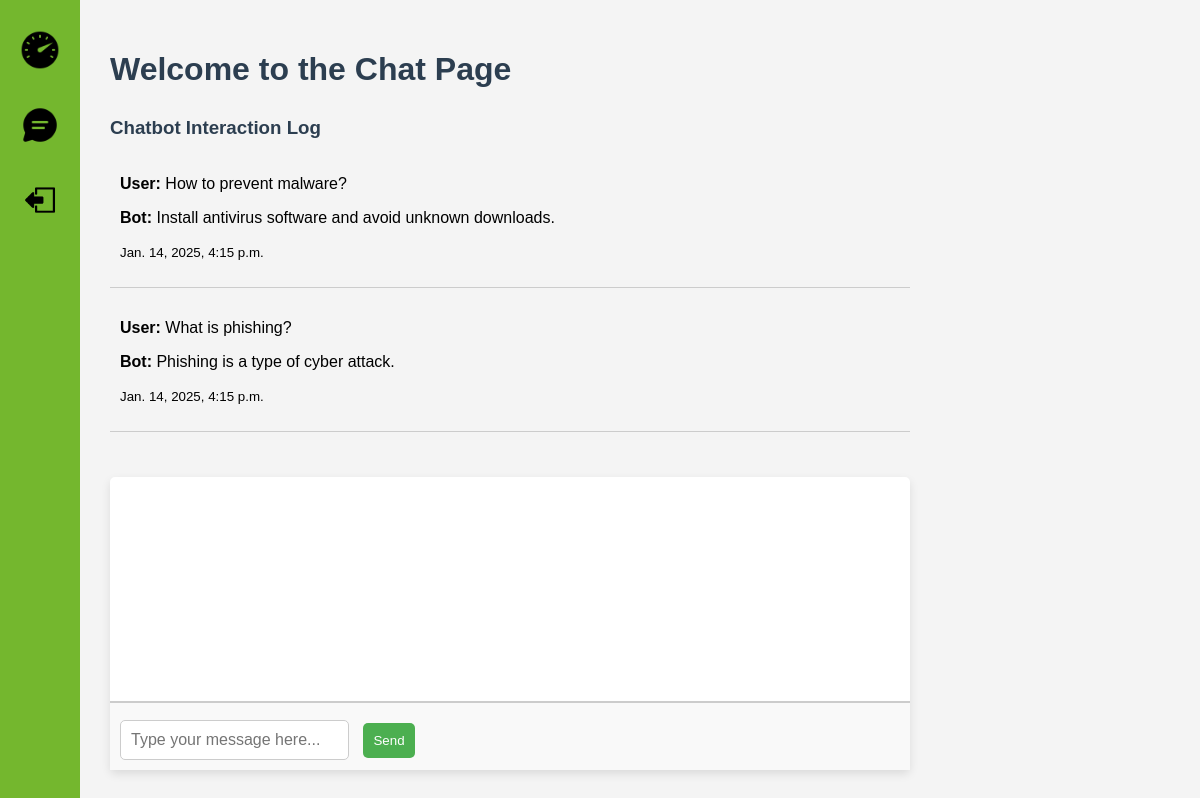
Screenshot of /chat/chat/ (signed in) with the database file from the repository.
### chat/models.py (models this page shows, shortened)
class ChatHistory(models.Model):
    user = models.ForeignKey(User, on_delete=models.CASCADE)
    message = models.TextField()
    response = models.TextField()
    timestamp = models.DateTimeField(auto_now_add=True)

### chat/views.py (the view)
# urls.py: path('chat/', views.chat_view, name='chat'),
@login_required
def chat_view(request):
    chat_history = ChatHistory.objects.filter(user=request.user).order_by('-timestamp')[:10]
    return render(request, 'chat.html', {'chat_history': chat_history})

### chat/templates/chat.html (shortened to what this page needs)
{% load static %}
<!DOCTYPE html>
<html lang="en">
<head>
    <link rel="stylesheet" href="{% static 'css/style.css' %}">
</head>
<body class="chatbot-page">
    <div class="sidebar">
        <a href="{% url 'dashboard' %}">
            <img src="{% static 'images/dashboard.png' %}" alt="Dashboard">
        </a>
        <a href="{% url 'chat' %}" class="active">
            <img src="{% static 'images/chatbot.png' %}" alt="Chatbot">
        </a>
        <a href="{% url 'logout' %}">
            <img src="{% static 'images/logout.png' %}" alt="Logout" class="logout-img">
        </a>
    </div>
    <div class="main-content">
        <h1>Welcome to the Chat Page</h1>
        <div class="chat-history">
            <h3>Chatbot Interaction Log</h3>
            <ul>
                {% for chat in chat_history %}
                    <li>
                        <p><strong>User:</strong> {{ chat.message }}</p>
                        <p><strong>Bot:</strong> {{ chat.response }}</p>
                        <p><small>{{ chat.timestamp }}</small></p>
                    </li>
                {% empty %}
                    <li>No chats yet.</li>
                {% endfor %}
            </ul>
        </div>
        <div class="chat-container">
            <div class="chat-output">
            </div>
            <div class="chat-input-container">
                <form id="chatForm">
                    <input type="text" id="chatInput" class="chat-input" name="message" placeholder="Type your message here..." required>
                    <button type="submit" id="sendButton">Send</button>
                </form>
            </div>
        </div>
    </div>
</body>
</html>

### static/css/style.css (style rules this page uses)
body { font-family: Arial, sans-serif; background-color: #f4f4f4; margin: 0; padding: 0; }
.sidebar { width: 80px; background-color: #74B72E; color: white; height: 100%; position: fixed; top: 0; left: 0; display: flex; flex-direction: column; align-items: center; padding-top: 20px; box-sizing: border-box; }
.sidebar a { width: 100%; padding: 10px 0; text-align: center; display: flex; flex-direction: column; align-items: center; margin-bottom: 10px; }
.sidebar img { width: 40px; height: 40px; margin-bottom: 5px; }
.logout-img { width: 40px; height: 40px; margin-top: auto; border-radius: 5px; }
.overview, .recent-threats, .chat-history, .chatbot-container { margin-bottom: 30px; }
h2, h3 { color: #333; }
.status, .chat-history ul, .recent-threats ul { padding-left: 20px; }
.status p, .chat-history li, .recent-threats li { margin: 5px 0; }
button { padding: 10px 20px; background-color: #4CAF50; color: white; border: none; border-radius: 5px; cursor: pointer; margin-top: 10px; }
body.chatbot-page { display: flex; height: 100vh; margin: 0; background-color: #f4f4f4; }
.main-content { margin-left: 80px; padding: 30px; display: flex; flex-direction: column; align-items: flex-start; width: calc(100% - 80px); }
h1 { color: #2c3e50; margin-bottom: 10px; }
.chat-history { width: 100%; max-width: 800px; margin-bottom: 20px; }
.chat-history h3 { color: #2c3e50; margin-bottom: 10px; }
.chat-history ul { list-style-type: none; padding: 0; margin: 0; }
.chat-history li { padding: 10px; border-bottom: 1px solid #ccc; }
.chat-container { background-color: white; width: 100%; max-width: 800px; height: 60%; display: flex; flex-direction: column; border-radius: 5px; box-shadow: 0 4px 10px rgba(0, 0, 0, 0.1); margin-top: 20px; }
.chat-output { flex-grow: 1; padding: 20px; overflow-y: auto; border-bottom: 1px solid #ccc; max-height: 400px; }
.chat-input-container { display: flex; padding: 10px; background-color: #f9f9f9; border-top: 1px solid #ccc; }
.chat-input { flex-grow: 1; padding: 10px; border: 1px solid #ccc; border-radius: 5px; font-size: 16px; }
#sendButton { padding: 10px; background-color: #4CAF50; color: white; border: none; border-radius: 5px; margin-left: 10px; cursor: pointer; }

### rows the page displays
ChatHistory: message "How to prevent malware?", response "Install antivirus software and avoid unknown downloads.", timestamp "Jan. 14, 2025, 4:15 p.m."
ChatHistory: message "What is phishing?", response "Phishing is a type of cyber attack.", timestamp "Jan. 14, 2025, 4:15 p.m."
